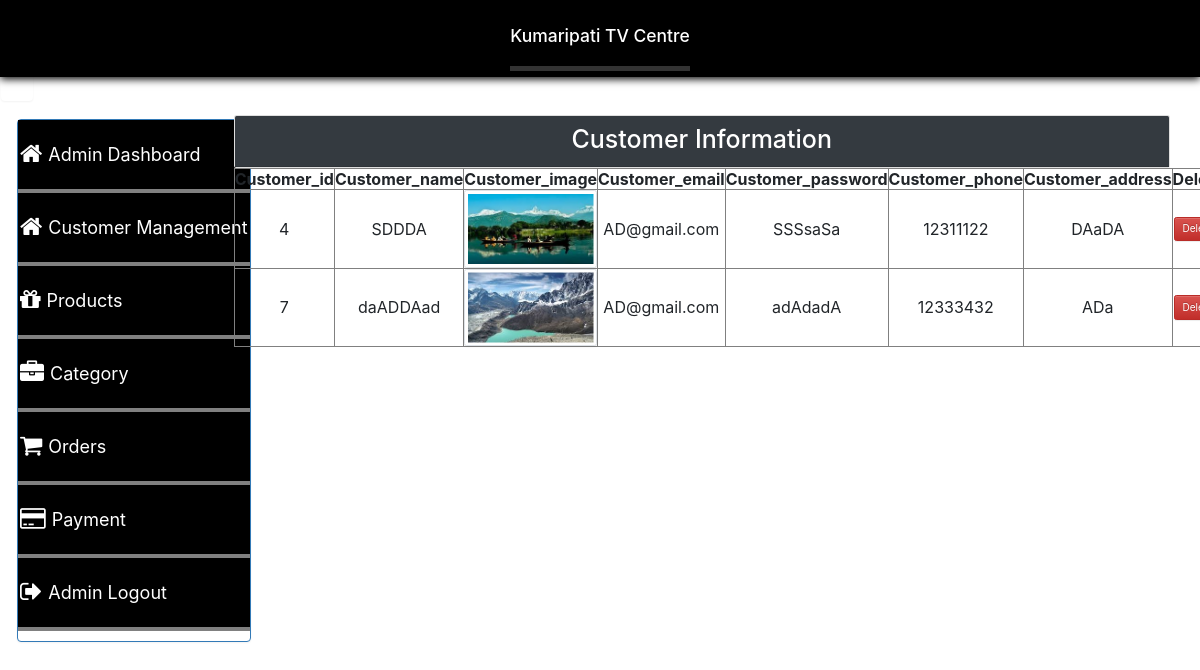
The page /admin/dashboard.php?view_customers (signed in) on the database its author committed.
### tables this page shows
CREATE TABLE `tbl_customer` (
  `customer_id` int(11) NOT NULL,
  `customer_name` text NOT NULL,
  `customer_image` varchar(255) NOT NULL,
  `customer_email` varchar(255) NOT NULL,
  `customer_password` varchar(255) NOT NULL,
  `customer_phone` int(11) NOT NULL,
  `customer_address` varchar(255) NOT NULL
);

### admin/view_customers.php (the view, shortened to what this page needs)
<!DOCTYPE HTML>
<html>
<head>
</head>
<body>
    <div class="container fluid">
        <div class="card">
            <div class="card-header bg-dark">
                <h1 class="text-center text-white"> Customer Information</h1>
            </div>
        </div>
        <table align="center" border="1px" width="100%">
            <tr>
                <th>Customer_id</th>
                <th>Customer_name</th>
                <th>Customer_image</th>
                <th>Customer_email</th>
                <th>Customer_password</th>
                <th>Customer_phone</th>
                <th>Customer_address</th>
                <th>Delete</th>
            </tr>
            <?php
								include("../include/connect.php");
								$get_c = "select * from tbl_customer";
								$run_c = mysqli_query($con, $get_c);
								while ($row_c=mysqli_fetch_array($run_c)){
									$c_id = $row_c['customer_id'];
									$c_name = $row_c['customer_name'];
									$c_image = $row_c['customer_image'];
									$c_email = $row_c['customer_email'];
									$c_password = $row_c['customer_password'];
									$c_phone = $row_c['customer_phone'];
									$c_address = $row_c['customer_address'];
								?>
            <tr align="center">
                <td>
                    <?php echo $c_id;?>
                </td>
                <td>
                    <?php echo $c_name;?>
                </td>
                <?php
									$image="../uploads/".$c_image;
									?>
                <td>
                    <?php echo "<img src='".$image."'class=img-thumbnail width=150 height=100/>";?>
                </td>
                <td>
                    <?php echo $c_email;?>
                </td>
                <td>
                    <?php echo $c_password;?>
                </td>
                <td>
                    <?php echo $c_phone;?>
                </td>
                <td>
                    <?php echo $c_address;?>
                </td>
                <td> <button class="btn-danger btn"> <a href="delete_cus.php?customer_id=<?php echo $row_c['customer_id']; ?>" class="text-white" value="delete" onclick='return confirmDelete()'> Delete </a></button> </td>
            </tr>
            <?php } ?>
        </table>
</body>
</html>

### css/style1.css (style rules this page uses)
body { background: white; margin: 0px; border: 0px; }
a { text-decoration: none; color: white; }

### rows shown on the page
tbl_customer: customer_id "4", customer_name "SDDDA", customer_image (picture), customer_email "AD@gmail.com", customer_password "SSSsaSa", customer_phone "12311122", customer_address "DAaDA"
tbl_customer: customer_id "7", customer_name "daADDAad", customer_image (picture), customer_email "AD@gmail.com", customer_password "adAdadA", customer_phone "12333432", customer_address "ADa"
